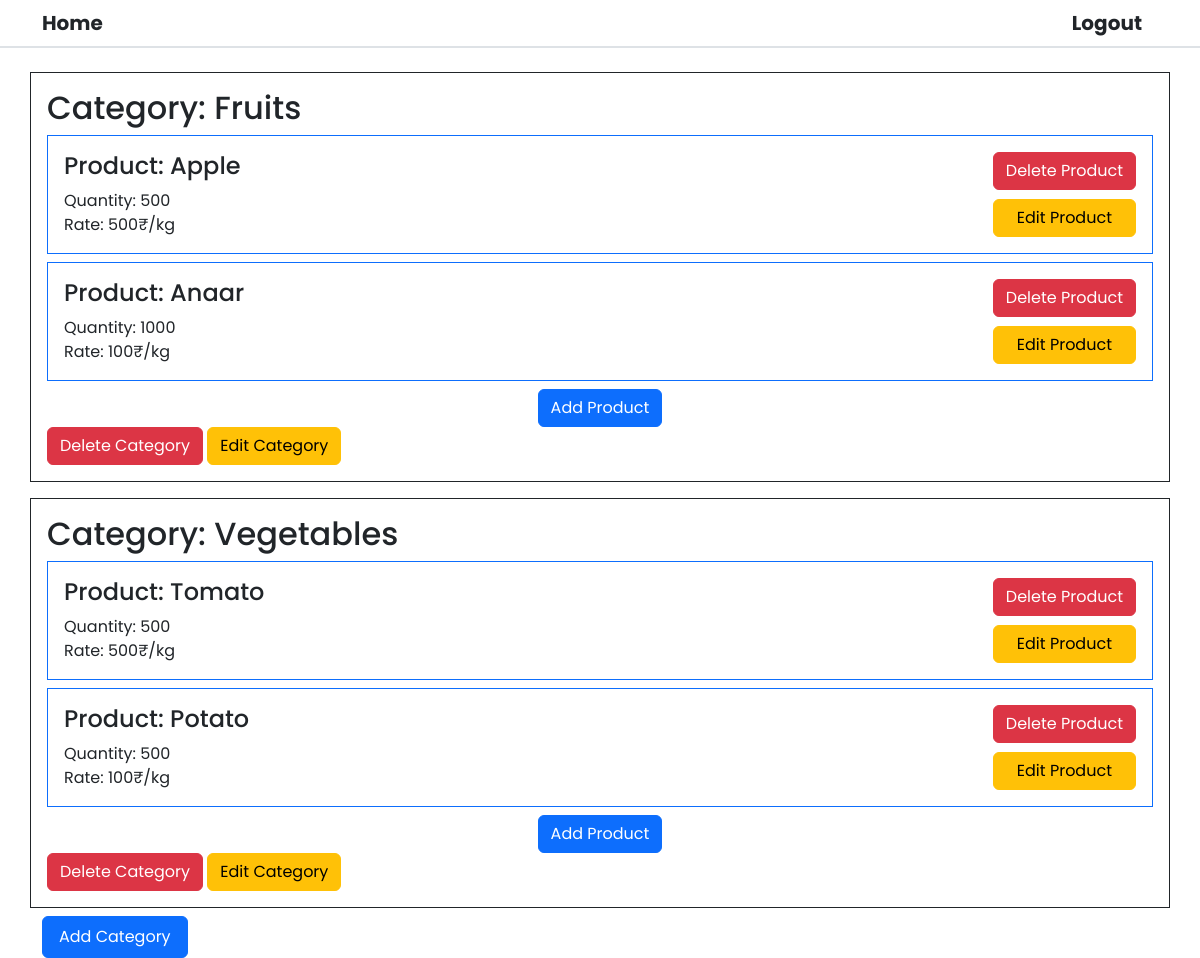
Page / (signed in) on the earlier database version.
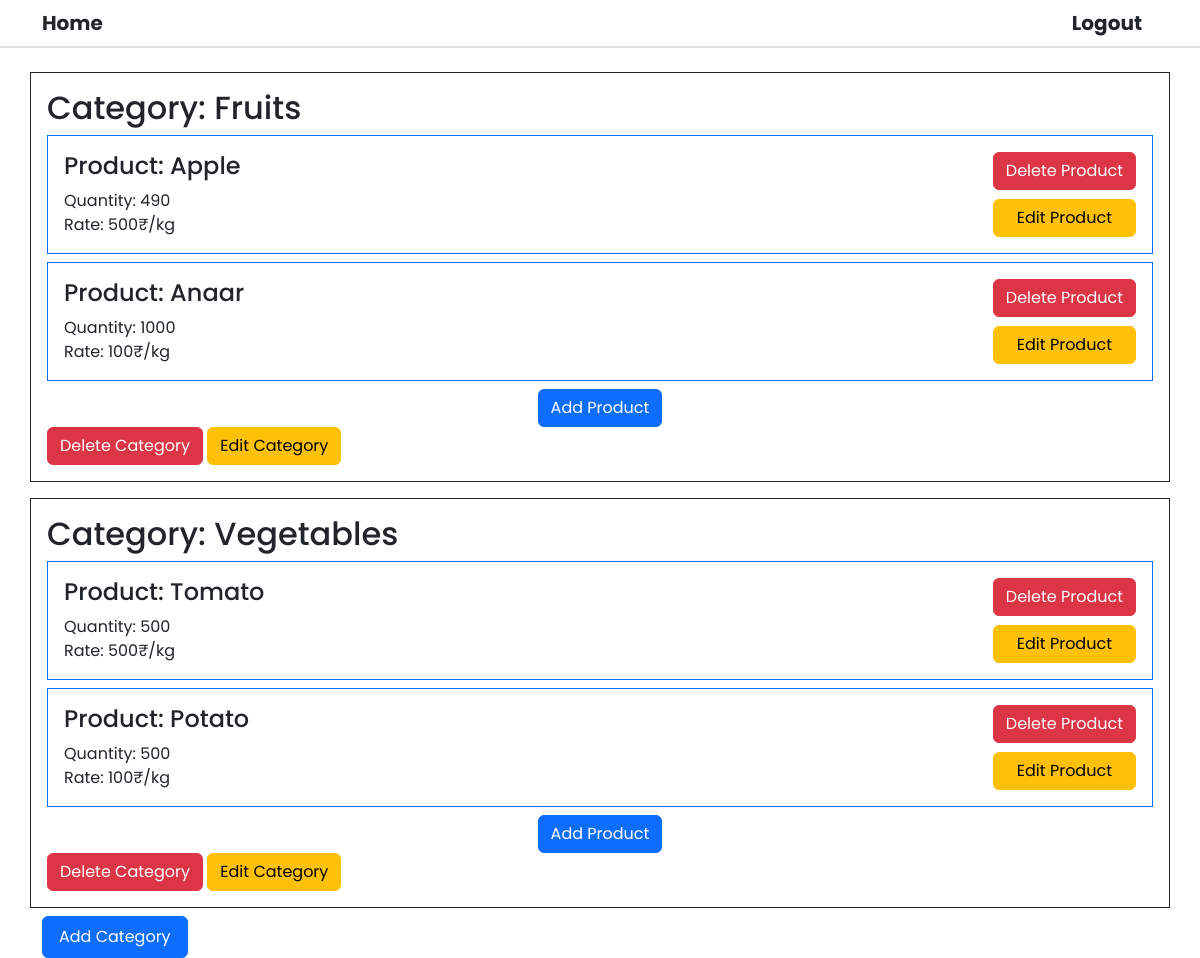
Same page on the later database version.
### website/models.py (models this page shows)
class Category(db.Model):
    categoryId = db.Column(db.Integer(), primary_key=True, autoincrement=True)
    categoryName = db.Column(db.String(100), nullable=False)
    products = db.relationship('Product')

class Product(db.Model):
    productId = db.Column(db.Integer(), primary_key=True, autoincrement=True)
    productName = db.Column(db.String(100), nullable=False)
    unit = db.Column(db.String(50), nullable=False)
    rate = db.Column(db.Integer(), nullable=False)
    quantity = db.Column(db.Integer(), nullable=False)
    categoryId = db.Column(db.Integer(), db.ForeignKey(
        'category.categoryId'), nullable=False)

### website/views.py (the view)
@views.route('/')
def Home():
    if (current_user.is_authenticated and current_user.role == "manager"):
        categories = Category.query.all()
        return render_template('Categories.html', categories=categories)
    else:
        categories = Category.query.all()
        return render_template("Home.html", categories=categories)

### website/templates/Categories.html (shortened to what this page needs)
{%extends 'Base.html'%} {%block title%}Categories{%endblock%} {%block content%}
<div class="row">
   {%for category in categories %}
  <div class="border border-dark p-3 my-2">
    <h2>Category: {{category.categoryName}}</h2>
    <div class="d-flex flex-column">
       {%for product in category.products%}
      <div class="p-3 border border-primary mb-2">
        <div class="d-flex flex-row justify-content-between">
          <div>
            <h4>Product: {{product.productName}}</h4>
            <ul class="p-0 mb-0">
              <li>Quantity: {{product.quantity}}</li>
              <li>Rate: {{product.rate}}{{product.unit}}</li>
            </ul>
          </div>
          <div class="d-flex flex-column justify-content-between">
            <a
              href="/api/deleteProduct?id={{product.productId}}"
              class="btn btn-danger"
              >Delete Product</a
            >
            <a
              href="/editproduct?id={{product.productId}}"
              class="btn btn-warning"
              >Edit Product</a
            >
          </div>
        </div>
      </div>
      {%endfor%}
      <a href="/addproduct" class="btn btn-primary align-self-center"
        >Add Product</a
      >
    </div>
    <div>
      <a
        href="/api/deleteCategory?id={{category.categoryId}}"
        class="btn btn-danger"
        >Delete Category</a
      >
      <a href="" class="btn btn-warning">Edit Category</a>
    </div>
  </div>
  {%endfor%}
</div>
<a href="/addcategory" class="btn px-3 py-2 btn-primary">Add Category</a>
{%endblock%}

### website/templates/Base.html (shortened to what this page needs)
<!DOCTYPE html>
<html lang="en">
  <head>
    <link
      rel="stylesheet"
      href="https://cdnjs.cloudflare.com/ajax/libs/font-awesome/6.4.0/css/all.min.css"
    />
    <link
      rel="stylesheet"
      href="https://cdn.jsdelivr.net/npm/bootstrap@5.2.3/dist/css/bootstrap.min.css"
    />
    <link rel="stylesheet" href="{{url_for('static', filename='style.css')}}" />
  </head>
  <body>
    <header class="fw-bold fs-5 border-bottom border-2 mb-3">
      <div class="container my-0 d-flex flex-row justify-content-between align-items-center">
        {%if current_user.is_authenticated%}
        <div>
          <a href="/">Home</a>
        </div>
        {%endif%}
        <div class="manager-logout-list d-flex flex-row">
          {%if current_user.is_authenticated%}
          <ul class="d-flex flex-row my-2">
            <li><a href="/logout">Logout</a></li>
          </ul>
          {%else%}
          <ul class="login-list d-flex flex-row my-2">
            <li><a href="{{url_for('auth.login')}}">Login</a></li>
            <li><a href="{{url_for('auth.register')}}">Register</a></li>
          </ul>
          {%endif%}
        </div>
      </div>
    </header>
    <div class="container">{%block content%}{%endblock%}</div>
  </body>
</html>

### website/static/style.css (style rules this page uses)
html { margin: 0; padding: 0; }
li { list-style: none; }
body { font-family: "Poppins", sans-serif; font-weight: 400; }
a { text-decoration: none; color: inherit; }
.manager-logout-list li { margin-right: 1rem; }

Differences in the rows shown:
changed Product "Apple": quantity "500" → "490"
